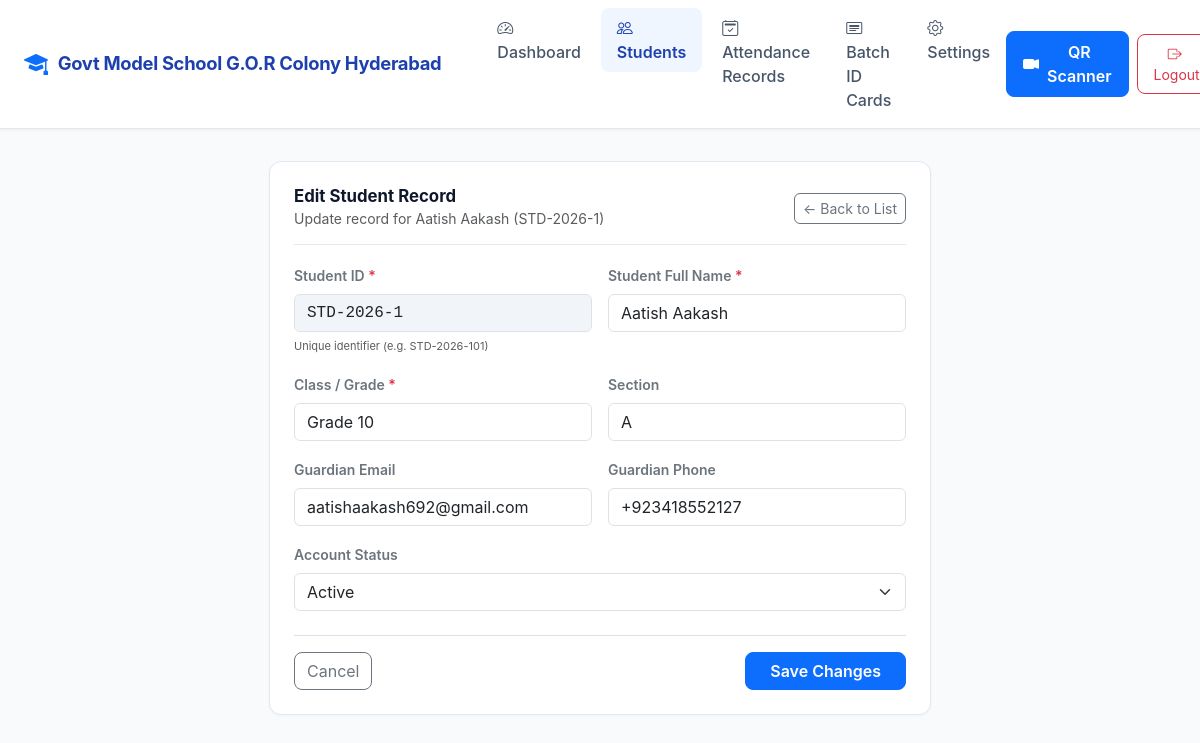
Page /students/edit/STD-2026-1 (signed in) on the committed database.
### tables this page shows
CREATE TABLE students (
        id INTEGER PRIMARY KEY AUTOINCREMENT,
        student_id TEXT UNIQUE NOT NULL,
        name TEXT NOT NULL,
        student_class TEXT NOT NULL,
        section TEXT DEFAULT 'A',
        contact_email TEXT,
        guardian_phone TEXT,
        account_status TEXT DEFAULT 'Active',
        created_at TEXT DEFAULT CURRENT_TIMESTAMP
    );

### app.py (the view, shortened to what this page needs)
@app.route('/students/edit/<student_id>', methods=['GET', 'POST'])
def student_edit(student_id):
    if 'admin' not in session:
        return redirect(url_for('login'))
    student = get_student(student_id)
    if not student:
        flash("Student not found.", "danger")
        return redirect(url_for('students_list'))
    return render_template('student_form.html', student=student, is_edit=True)

### app.py (called while the page is built)
@app.context_processor
def global_variables():
    return {
        'school_name': SCHOOL_NAME,
        'academic_year': ACADEMIC_YEAR,
        'is_logged_in': 'admin' in session,
        'today_date': date.today().isoformat()
    }

### database.py (called while the page is built)
def get_db():
    conn = sqlite3.connect(DB_NAME)
    conn.row_factory = sqlite3.Row
    return conn

def get_student(student_id):
    conn = get_db()
    student = conn.execute("SELECT * FROM students WHERE student_id = ?", (student_id.strip().upper(),)).fetchone()
    conn.close()
    return student

### templates/student_form.html (shortened to what this page needs)
{% extends 'base.html' %}
{% block content %}
<div class="row justify-content-center">
    <div class="col-lg-7 col-md-9">
        <div class="school-card">
            <div class="school-card-header">
                <div>
                    <h5 class="school-card-title">{% if is_edit %}Edit Student Record{% else %}Student Registration{% endif %}</h5>
                    <small class="text-muted">
                        {% if is_edit %}
                            Update record for {{ student.name }} ({{ student.student_id }})
                        {% else %}
                            A unique QR code is automatically generated for every new student.
                        {% endif %}
                    </small>
                </div>
                <a href="{{ url_for('students_list') }}" class="btn btn-outline-secondary btn-sm" style="border-radius: 6px;">
                    &larr; Back to List
                </a>
            </div>
            <form method="POST">
                <div class="row g-3">
                    <div class="col-md-6">
                        <label class="form-label small fw-semibold text-secondary">Student ID <span class="text-danger">*</span></label>
                        <input type="text" name="student_id" class="form-control font-monospace" placeholder="e.g. STD-2026-120" value="{{ student.student_id if student else '' }}" {% if is_edit %}readonly style="background-color: #f1f5f9;"{% else %}required autofocus{% endif %}>
                        <small class="text-muted" style="font-size: 11px;">Unique identifier (e.g. STD-2026-101)</small>
                    </div>
                    <div class="col-md-6">
                        <label class="form-label small fw-semibold text-secondary">Student Full Name <span class="text-danger">*</span></label>
                        <input type="text" name="name" class="form-control" placeholder="e.g. John Doe" value="{{ student.name if student else '' }}" required>
                    </div>
                    <div class="col-md-6">
                        <label class="form-label small fw-semibold text-secondary">Class / Grade <span class="text-danger">*</span></label>
                        <input type="text" name="student_class" class="form-control" placeholder="e.g. Grade 10" value="{{ student.student_class if student else '' }}" required list="classList">
                    </div>
                    <div class="col-md-6">
                        <label class="form-label small fw-semibold text-secondary">Section</label>
                        <input type="text" name="section" class="form-control" placeholder="e.g. A" value="{{ student.section if student else 'A' }}">
                    </div>
                    <div class="col-md-6">
                        <label class="form-label small fw-semibold text-secondary">Guardian Email</label>
                        <input type="email" name="contact_email" class="form-control" placeholder="guardian@example.com" value="{{ student.contact_email if student else '' }}">
                    </div>
                    <div class="col-md-6">
                        <label class="form-label small fw-semibold text-secondary">Guardian Phone</label>
                        <input type="text" name="guardian_phone" class="form-control" placeholder="+1 555-0123" value="{{ student.guardian_phone if student else '' }}">
                    </div>
                    {% if is_edit %}
                    <div class="col-12">
                        <label class="form-label small fw-semibold text-secondary">Account Status</label>
                        <select name="account_status" class="form-select">
                            <option value="Active" {% if student.account_status == 'Active' %}selected{% endif %}>Active</option>
                        </select>
                    </div>
                    {% endif %}
                </div>
                <div class="mt-4 pt-3 border-top d-flex justify-content-between align-items-center">
                    <a href="{{ url_for('students_list') }}" class="btn btn-outline-secondary" style="border-radius: 8px;">Cancel</a>
                    <button type="submit" class="btn btn-primary px-4 fw-semibold" style="border-radius: 8px;">
                        {% if is_edit %}Save Changes{% else %}Register Student & Generate QR{% endif %}
                    </button>
                </div>
            </form>
        </div>
    </div>
</div>
{% endblock %}

### static/css/style.css (style rules this page uses)
:root { --primary-color: #1e40af; --primary-hover: #1d4ed8; --primary-light: #eff6ff; --dark-navy: #0f172a; --bg-main: #f8fafc; --card-bg: #ffffff; --border-color: #e2e8f0; --text-main: #1e293b; --text-muted: #64748b; --success: #15803d; --warning: #b45309; --danger: #b91c1c; }
body { font-family: -apple-system, BlinkMacSystemFont, "Segoe UI", Roboto, "Helvetica Neue", Arial, sans-serif; background-color: var(--bg-main); color: var(--text-main); min-height: 100vh; }
.school-card { background: var(--card-bg); border: 1px solid var(--border-color); border-radius: 12px; padding: 24px; box-shadow: 0 1px 3px rgba(0, 0, 0, 0.04); }
.school-card-header { display: flex; align-items: center; justify-content: space-between; padding-bottom: 14px; margin-bottom: 18px; border-bottom: 1px solid var(--border-color); }
.school-card-title { font-size: 1.05rem; font-weight: 700; color: var(--dark-navy); margin: 0; }

### rows in the picture
students: name "Aatish Aakash", student_id "STD-2026-1", student_class "Grade 10", section "A", contact_email "aatishaakash692@gmail.com", guardian_phone "+923418552127", account_status "Active"

### other values in the picture
{{ school_name }} "Govt Model School G.O.R Colony Hyderabad"
